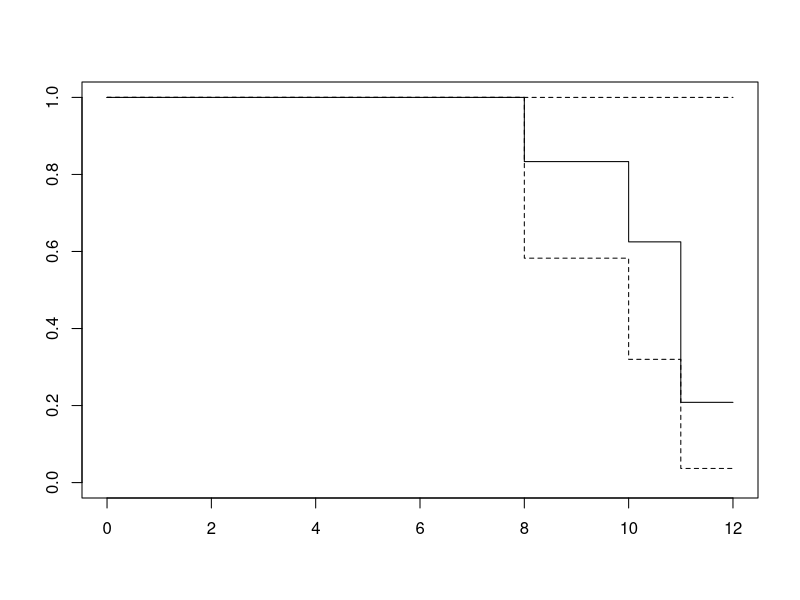

The R script that drew this image:
#Prepare an example dataset

id <- c(1,2,3,4,5,6)
time <- c(8,9,10,11,11,12)
event <- c(1,0,1,1,1,0)
data <- data.frame(id,time,event)
head(data)

# Install and load "survival package"
install.packages("survival")
library(survival)

# Calculate Kaplan-meier Survival estimate
survival01 <- survfit(Surv(data$time, data$event) ~ 1)

plot(survival01) # Step-function
summary(survival01) # Overview of the table
